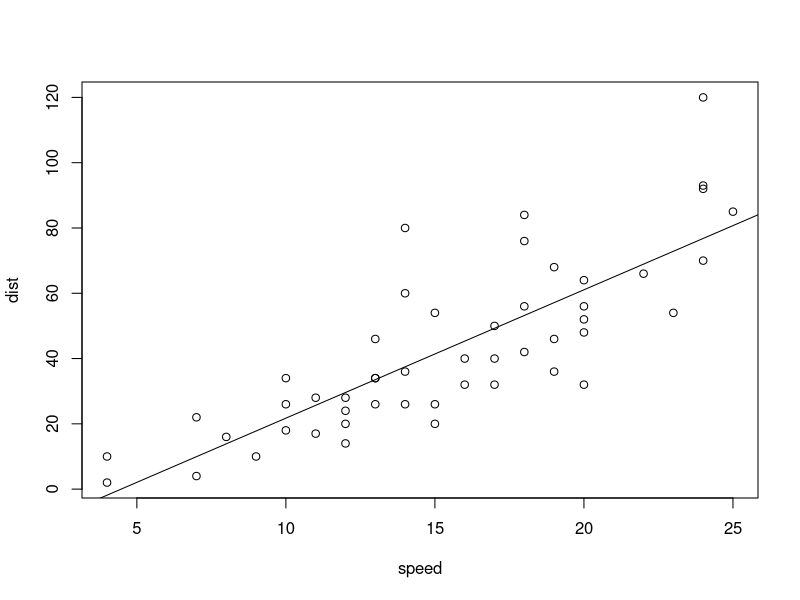
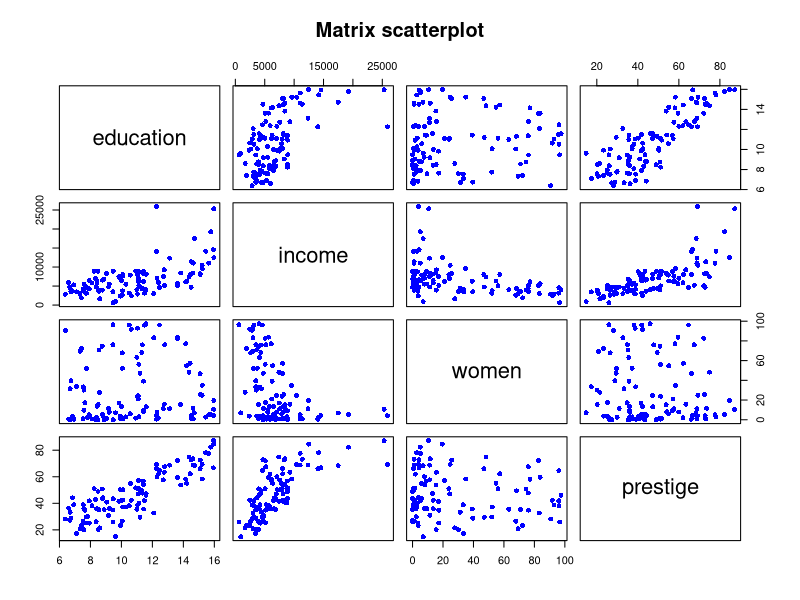

Recreate these plots in R, in order.
# 11. 회귀 분석

# 단순선형 회귀분석 
ds <- cars
head(ds)

plot(dist~speed, data=ds)

model <- lm(dist~speed, ds)
model #속도에 따른 제동거리 회귀식

abline(model)

b <- coef(model)[1]
w <- coef(model)[2]

speed <- 30
dist <- w*speed + b
dist #속도가 30일 때, 제동거리 100.39

speed <- ds[, 1]
pred <- w*speed +b
pred

compare <- data.frame(pred, ds[,2], pred-ds[,2])
head(compare)


# 다중선형 회귀분석
library(car)
head(Prestige)
newds <- Prestige[,c(1:4)]
plot(newds, pch=16, col='blue', main="Matrix scatterplot")

mod1 <- lm(income ~ education + prestige + women, data=newds)
summary(mod1)


# 다중선형 모델에서 변수의 선택
library(MASS)
newds2 <- Prestige[, c(1:5)]
head(newds2)

mod2<- lm (income ~ education + prestige + women +census, newds2)
mod3 <- stepAIC(mod2)
mod3
summary(mod3)
summary(mod2)


# 로지스틱 회귀 분석

iris.new <- iris
iris.new$Species <- as.integer(iris.new$Species)
head(iris.new)
mod.iris <- glm(Species ~ ., data=iris.new)
summary(mod.iris)
